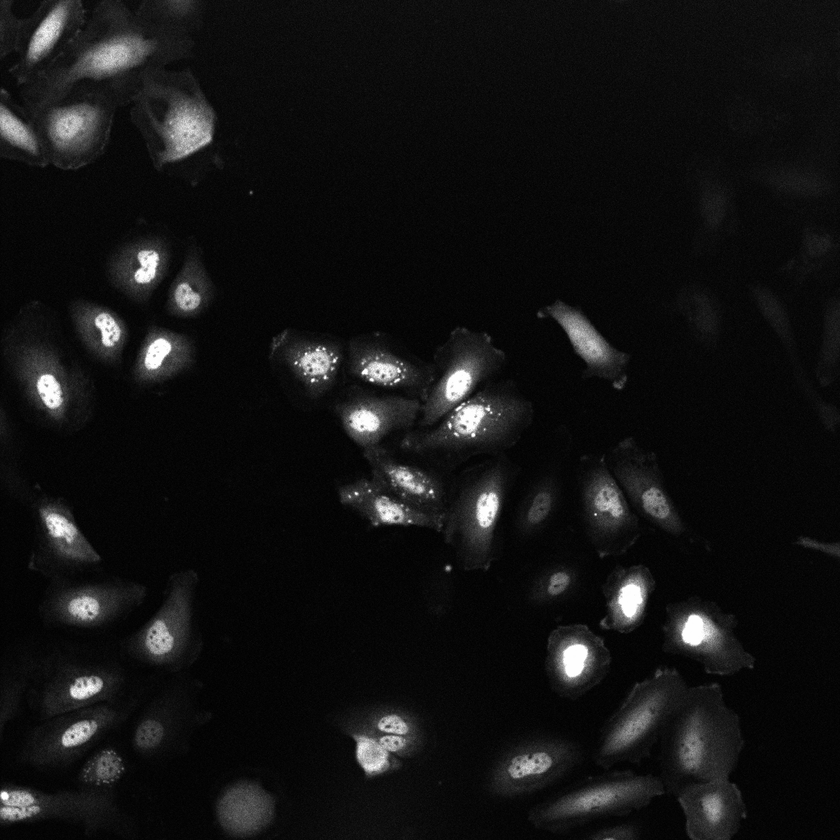
#> input picture images/puit03/t000.tif, 840 x 840 px, shrunk from 1024 x 1024 before the run
$ python AdaptiveThreshold.py
#> lines starting #> are read from the running program, lines starting #| are printed output that depends on the picture; after the words box and inside, x2 and y2 are one past the last pixel; in counts of white or black regions, pixels touching at a corner belong together
import cv2 as cv
import sys
from matplotlib import pyplot as plt
import numpy as np

img = cv.imread(r'images/puit03/t000.tif', cv.IMREAD_GRAYSCALE)
#> img is the input picture: shape (840, 840); min 0, max 255, mean 19
if img is None:
    sys.exit("Could not read the image.")
blurred_img = cv.GaussianBlur(img,(5,5),0)
cv.imshow('Blurred image', blurred_img)

binary_img = cv.adaptiveThreshold(blurred_img, 255, cv.ADAPTIVE_THRESH_MEAN_C, cv.THRESH_BINARY_INV, 11, 2)
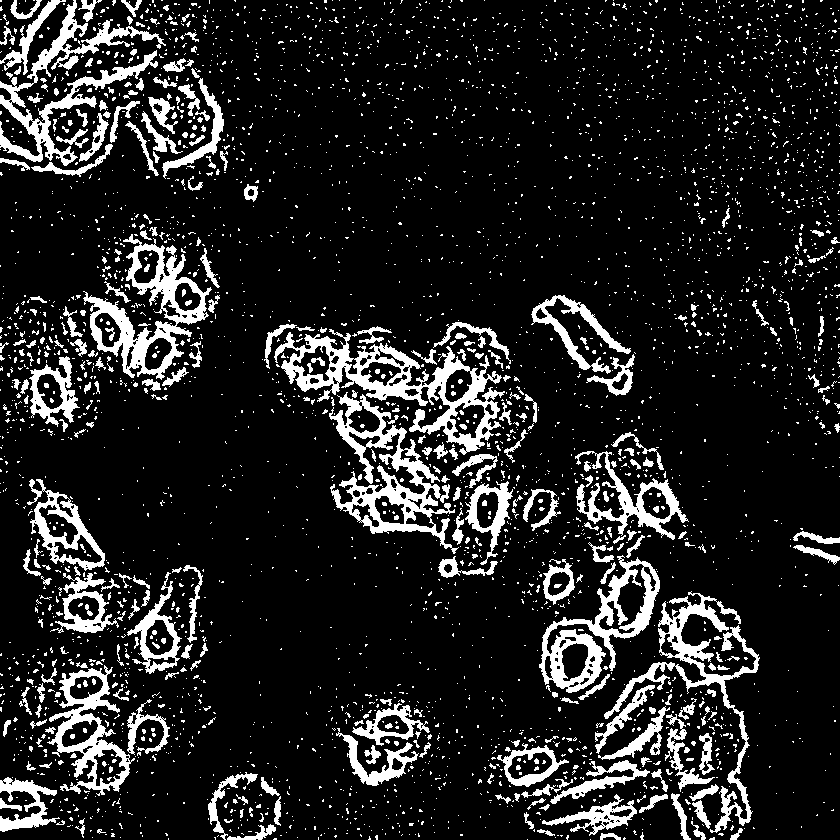
#> binary_img: shape (840, 840); 13.6% white; 3774 white regions (3433 under 20 px), largest, box (x1, y1, x2, y2) and area: (274, 329, 505, 455) 7234, (329, 392, 459, 554) 5738, (0, 0, 166, 166) 5302

cv.imshow('Adaptive threshold', binary_img)
cv.waitKey(0)

"""
kernel = np.ones((5,5), np.uint8)
img_dilate = cv.dilate(binary_img, kernel, iterations=1)
img_erosion = cv.erode(img_dilate, kernel, iterations=1)
cv.imshow('Dilation/Erosion', img_erosion)


closing = cv.morphologyEx(binary_img, cv.MORPH_CLOSE, kernel)
opening = cv.morphologyEx(closing, cv.MORPH_OPEN, kernel)

cv.imshow('Opening/Closing', opening)

cv.imshow('Binary image', binary_img)
cv.waitKey(0)
"""
"""
ret, th1 = cv.threshold(img, 127, 255, cv.THRESH_BINARY)
th2 = cv.adaptiveThreshold(img, 255, cv.ADAPTIVE_THRESH_MEAN_C, cv.THRESH_BINARY, 11, 2)
th3 = cv.adaptiveThreshold(img, 255, cv.ADAPTIVE_THRESH_GAUSSIAN_C, cv.THRESH_BINARY, 11, 2)
titles = ['Original', 'Threshold', 'Adaptive mean threshold', 'Adaptive gaussian threshold']

images = [img, th1, th2, th3]

for i in xrange(4):
    plt.subplot(2,2,i+1),plt.imshow(images[i],'gray')
    plt.title(titles[i])
    plt.xticks([]),plt.yticks([])
plt.show()
"""
